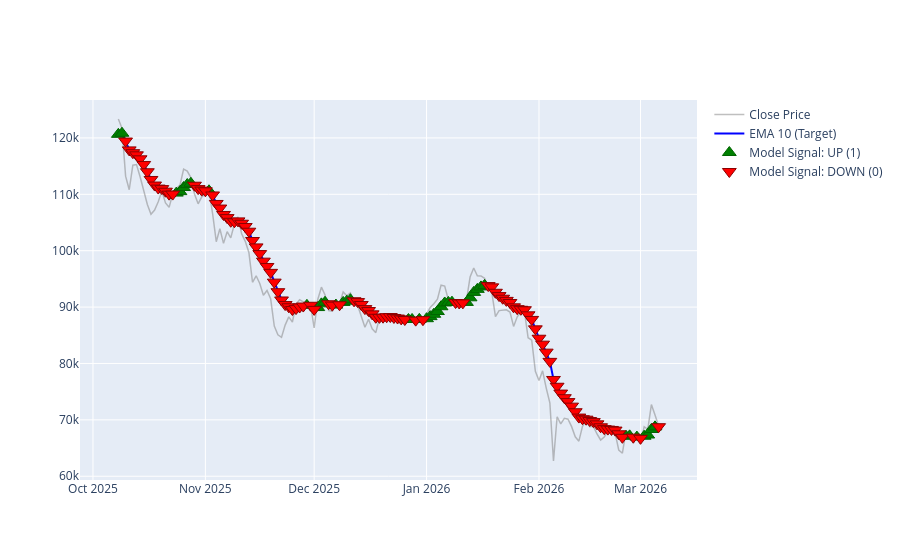

The code cell stored with this chart in its notebook:
### Markdown cell above
### 4. Plot Model Predictions (Up = Green, Down = Red)

### Code cell
fig_test.add_trace(go.Scatter(x=buy_signals['timestamp'], y=buy_signals['EMA_10'], 
                              mode='markers', name='Model Signal: UP (1)', 
                              marker=dict(color='green', symbol='triangle-up', size=12, line=dict(width=1, color='darkgreen'))))

fig_test.add_trace(go.Scatter(x=sell_signals['timestamp'], y=sell_signals['EMA_10'], 
                              mode='markers', name='Model Signal: DOWN (0)', 
                              marker=dict(color='red', symbol='triangle-down', size=12, line=dict(width=1, color='darkred'))))
